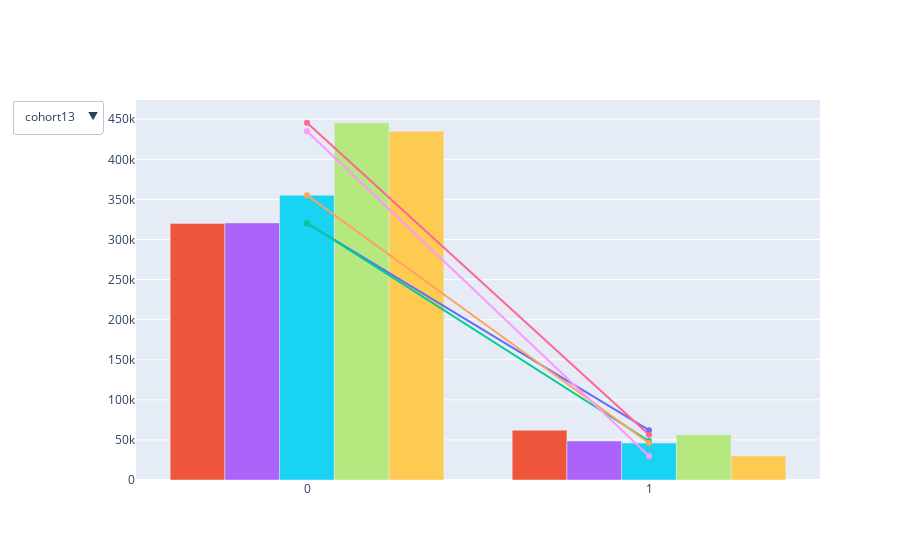

The notebook cell this image was saved under:
### Code cell
# import datetime

# # mimic OP's datasample

# NPERIODS = 200

# np.random.seed(123)
# df = pd.DataFrame(np.random.randint(-10, 12, size=(NPERIODS, 4)),
#                   columns=list('ABCD'))
# datelist = pd.date_range(datetime.datetime(2020, 1, 1).strftime('%Y-%m-%d'),
#                          periods=NPERIODS).tolist()
# df['dates'] = datelist 
# df = df.set_index(['dates'])
# df.index = pd.to_datetime(df.index)
# df.iloc[0] = 0
# df = df.cumsum()

# # plotly
fig = go.Figure()

# # set up ONE trace
# fig.add_trace(go.Bar(x=df2.index,
#                          y=df2[df2.columns[0]],
#                          visible=True)
#              )

for cohort, group in df1.groupby("cohort"):
    fig.add_trace(
        go.Scatter(
            x=group['year'],
            y=group['number of donors'],
            name=cohort
        ))

    fig.add_trace(
        go.Bar(
            x=group['year'],
            y=group['number of donors']
        ))

updatemenu = []
buttons = []

# button with one option for each dataframe
for col in df2.columns:
    buttons.append(dict(method='restyle',
                        label=col,
                        visible=True,
                        args=[{'y':[df2[col]],
                               'x':[df2.index],
                               'type':'scatter'}, [0]],
                        )
                  )

# some adjustments to the updatemenus
updatemenu = []
your_menu = dict()
updatemenu.append(your_menu)

updatemenu[0]['buttons'] = buttons
updatemenu[0]['direction'] = 'down'
updatemenu[0]['showactive'] = True

# add dropdown menus to the figure
fig.update_layout(showlegend=False, updatemenus=updatemenu)
fig.update_xaxes(type='category')

fig.show()

### Figure 1 — Plotly figure (JSON) as saved in the notebook; plotly's stock layout.template omitted (floating-point values rounded to 4 significant figures)
{"data": [{"name": "cohort13", "type": "scatter", "x": [0, 1], "y": [320069, 62130]}, {"type": "bar", "x": [0, 1], "y": [320069, 62130]}, {"name": "cohort14", "type": "scatter", "x": [0, 1], "y": [320673, 48667]}, {"type": "bar", "x": [0, 1], "y": [320673, 48667]}, {"name": "cohort15", "type": "scatter", "x": [0, 1], "y": [355137, 46078]}, {"type": "bar", "x": [0, 1], "y": [355137, 46078]}, {"name": "cohort16", "type": "scatter", "x": [0, 1], "y": [445598, 56538]}, {"type": "bar", "x": [0, 1], "y": [445598, 56538]}, {"name": "cohort17", "type": "scatter", "x": [0, 1], "y": [434991, 29990]}, {"type": "bar", "x": [0, 1], "y": [434991, 29990]}], "layout": {"showlegend": false, "updatemenus": [{"buttons": [{"args": [{"type": "scatter", "x": [[0, 1]], "y": [[320069, 62130]]}, [0]], "label": "cohort13", "method": "restyle", "visible": true}, {"args": [{"type": "scatter", "x": [[0, 1]], "y": [[320673, 48667]]}, [0]], "label": "cohort14", "method": "restyle", "visible": true}, {"args": [{"type": "scatter", "x": [[0, 1]], "y": [[355137, 46078]]}, [0]], "label": "cohort15", "method": "restyle", "visible": true}, {"args": [{"type": "scatter", "x": [[0, 1]], "y": [[445598, 56538]]}, [0]], "label": "cohort16", "method": "restyle", "visible": true}, {"args": [{"type": "scatter", "x": [[0, 1]], "y": [[434991, 29990]]}, [0]], "label": "cohort17", "method": "restyle", "visible": true}], "direction": "down", "showactive": true}], "xaxis": {"type": "category"}}}
